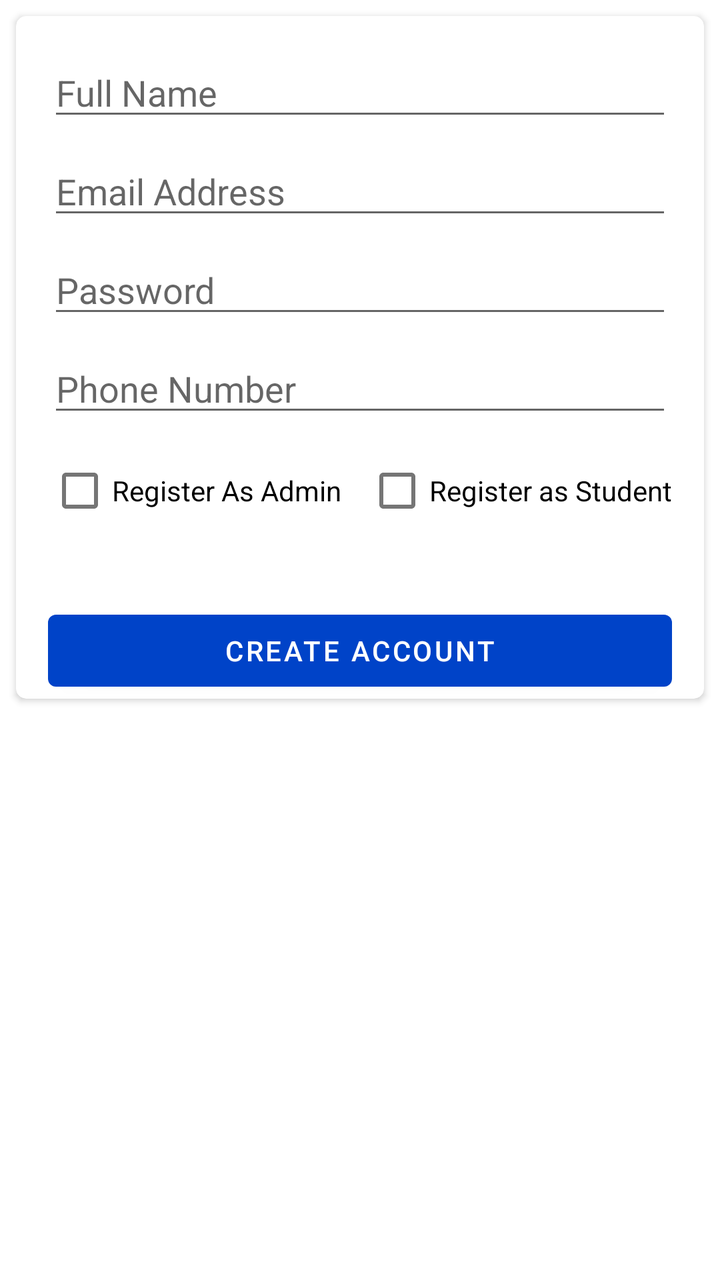
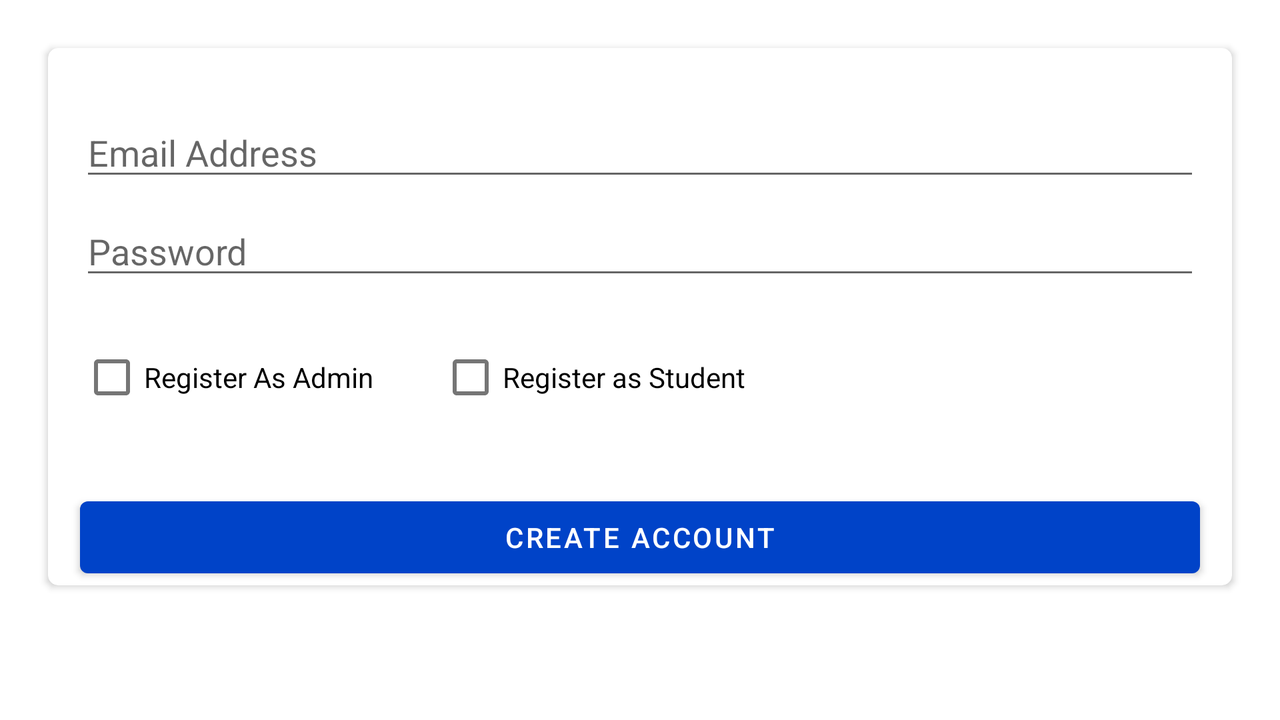

The same Android screen from two of the app's own layout files: first res/layout/ as a phone draws it, then the repository's variant for another configuration, drawn on a device whose configuration selects that folder. Both files follow.
<!-- AndroidManifest.xml: application theme Theme.SEP4_Android -->
<!-- res/layout/fragment_create_user.xml -->
<?xml version="1.0" encoding="utf-8"?>
<androidx.constraintlayout.widget.ConstraintLayout xmlns:android="http://schemas.android.com/apk/res/android"
    xmlns:app="http://schemas.android.com/apk/res-auto"
    xmlns:tools="http://schemas.android.com/tools"
    android:layout_width="match_parent"
    android:layout_height="match_parent"
    tools:context=".ui.createUser.CreateUserFragment">

    <androidx.cardview.widget.CardView
        android:layout_width="0dp"
        android:layout_height="wrap_content"
        android:layout_marginStart="8dp"
        android:layout_marginTop="8dp"
        android:layout_marginEnd="8dp"
        app:cardCornerRadius="5dp"
        app:layout_constraintEnd_toEndOf="parent"
        app:layout_constraintStart_toStartOf="parent"
        app:layout_constraintTop_toTopOf="parent">

        <androidx.constraintlayout.widget.ConstraintLayout
            android:layout_width="match_parent"
            android:layout_height="match_parent">

            <EditText
                android:id="@+id/registerName"
                android:layout_width="0dp"
                android:layout_height="wrap_content"
                android:layout_marginStart="16dp"
                android:layout_marginTop="16dp"
                android:layout_marginEnd="16dp"
                android:ems="10"
                android:hint="Full Name"
                android:inputType="textPersonName"
                app:layout_constraintEnd_toEndOf="parent"
                app:layout_constraintStart_toStartOf="parent"
                app:layout_constraintTop_toTopOf="parent" />

            <EditText
                android:id="@+id/registerEmail"
                android:layout_width="0dp"
                android:layout_height="wrap_content"
                android:layout_marginStart="16dp"
                android:layout_marginTop="8dp"
                android:layout_marginEnd="16dp"
                android:ems="10"
                android:hint="Email Address"
                android:inputType="textEmailAddress"
                app:layout_constraintEnd_toEndOf="parent"
                app:layout_constraintStart_toStartOf="parent"
                app:layout_constraintTop_toBottomOf="@+id/registerName" />

            <EditText
                android:id="@+id/registerPassword"
                android:layout_width="0dp"
                android:layout_height="wrap_content"
                android:layout_marginStart="16dp"
                android:layout_marginTop="8dp"
                android:layout_marginEnd="16dp"
                android:ems="10"
                android:hint="Password"
                android:inputType="textPassword"
                app:layout_constraintEnd_toEndOf="parent"
                app:layout_constraintStart_toStartOf="parent"
                app:layout_constraintTop_toBottomOf="@+id/registerEmail" />

            <EditText
                android:id="@+id/registerPhone"
                android:layout_width="0dp"
                android:layout_height="wrap_content"
                android:layout_marginStart="16dp"
                android:layout_marginTop="8dp"
                android:layout_marginEnd="16dp"
                android:ems="10"
                android:hint="Phone Number"
                android:inputType="phone"
                app:layout_constraintEnd_toEndOf="parent"
                app:layout_constraintStart_toStartOf="parent"
                app:layout_constraintTop_toBottomOf="@+id/registerPassword" />

            <CheckBox
                android:id="@+id/isTeacher"
                android:layout_width="wrap_content"
                android:layout_height="wrap_content"
                android:layout_marginStart="16dp"
                android:layout_marginTop="8dp"
                android:text="Register As Admin"
                app:layout_constraintStart_toStartOf="parent"
                app:layout_constraintTop_toBottomOf="@+id/registerPhone" />

            <CheckBox
                android:id="@+id/isStudent"
                android:layout_width="wrap_content"
                android:layout_height="wrap_content"
                android:layout_marginTop="8dp"
                android:layout_marginEnd="16dp"
                android:text="Register as Student"
                app:layout_constraintEnd_toEndOf="parent"
                app:layout_constraintHorizontal_bias="1.0"
                app:layout_constraintStart_toEndOf="@+id/isTeacher"
                app:layout_constraintTop_toBottomOf="@+id/registerPhone" />

            <Button
                android:id="@+id/registerBtn"
                android:layout_width="0dp"
                android:layout_height="wrap_content"
                android:layout_marginStart="16dp"
                android:layout_marginTop="32dp"
                android:layout_marginEnd="16dp"
                android:text="Create Account"
                app:layout_constraintEnd_toEndOf="parent"
                app:layout_constraintStart_toStartOf="parent"
                app:layout_constraintTop_toBottomOf="@+id/isStudent" />
        </androidx.constraintlayout.widget.ConstraintLayout>
    </androidx.cardview.widget.CardView>
</androidx.constraintlayout.widget.ConstraintLayout>
<!-- resources referenced by this layout -->
<resources>
  <style name="Theme.SEP4_Android" parent="Theme.MaterialComponents.DayNight.DarkActionBar">
          
          <item name="colorPrimary">@color/blue_200</item>
          <item name="colorPrimaryVariant">@color/purple_700</item>
          <item name="colorOnPrimary">@color/white</item>
          
          <item name="colorSecondary">@color/teal_200</item>
          <item name="colorSecondaryVariant">@color/teal_700</item>
          <item name="colorOnSecondary">@color/black</item>
          
          <item name="android:statusBarColor" tools:targetApi="l">?attr/colorPrimaryVariant</item>
          
      </style>
  <color name="blue_200">#0043C8</color>
  <color name="purple_700">#FF3700B3</color>
  <color name="white">#FFFFFFFF</color>
  <color name="teal_200">#FF03DAC5</color>
  <color name="teal_700">#FF018786</color>
  <color name="black">#FF000000</color>
</resources>
<!-- res/layout-land/fragment_create_user.xml (the repository's variant of the layout above) -->
<!-- drawn on the phone turned sideways -->
<?xml version="1.0" encoding="utf-8"?>
<androidx.constraintlayout.widget.ConstraintLayout xmlns:android="http://schemas.android.com/apk/res/android"
    xmlns:app="http://schemas.android.com/apk/res-auto"
    xmlns:tools="http://schemas.android.com/tools"
    android:layout_width="match_parent"
    android:layout_height="match_parent"
    tools:context=".ui.createUser.CreateUserFragment">

    <androidx.cardview.widget.CardView
        android:layout_width="0dp"
        android:layout_height="wrap_content"
        android:layout_marginStart="24dp"
        android:layout_marginTop="24dp"
        android:layout_marginEnd="24dp"
        app:cardCornerRadius="5dp"
        app:layout_constraintEnd_toEndOf="parent"
        app:layout_constraintStart_toStartOf="parent"
        app:layout_constraintTop_toTopOf="parent">

        <androidx.constraintlayout.widget.ConstraintLayout
            android:layout_width="match_parent"
            android:layout_height="match_parent">

            <EditText
                android:id="@+id/registerEmail"
                android:layout_width="0dp"
                android:layout_height="wrap_content"
                android:layout_marginStart="16dp"
                android:layout_marginEnd="16dp"
                android:ems="10"
                android:hint="Email Address"
                android:inputType="textEmailAddress"
                app:layout_constraintEnd_toEndOf="parent"
                app:layout_constraintStart_toStartOf="parent"
                android:layout_marginTop="30dp"
                app:layout_constraintTop_toTopOf="parent" />

            <EditText
                android:id="@+id/registerPassword"
                android:layout_width="0dp"
                android:layout_height="wrap_content"
                android:layout_marginStart="16dp"
                android:layout_marginTop="8dp"
                android:layout_marginEnd="16dp"
                android:ems="10"
                android:hint="Password"
                android:inputType="textPassword"
                app:layout_constraintEnd_toEndOf="parent"
                app:layout_constraintStart_toStartOf="parent"
                app:layout_constraintTop_toBottomOf="@+id/registerEmail" />

            <CheckBox
                android:id="@+id/isAdmin"
                android:layout_width="wrap_content"
                android:layout_height="wrap_content"
                android:layout_marginStart="16dp"
                android:text="Register As Admin"
                android:layout_marginTop="20dp"
                app:layout_constraintStart_toStartOf="parent"
                app:layout_constraintTop_toBottomOf="@+id/registerPassword" />

            <CheckBox
                android:id="@+id/isStudent"
                android:layout_width="wrap_content"
                android:layout_height="wrap_content"
                android:layout_marginTop="20dp"
                android:layout_marginEnd="16dp"
                android:text="Register as Student"

                app:layout_constraintEnd_toEndOf="parent"
                app:layout_constraintHorizontal_bias="0.126"
                app:layout_constraintStart_toEndOf="@+id/isAdmin"
                app:layout_constraintTop_toBottomOf="@+id/registerPassword" />

            <Button
                android:id="@+id/registerBtn"
                android:layout_width="0dp"
                android:layout_height="wrap_content"
                android:layout_marginStart="16dp"
                android:layout_marginTop="32dp"
                android:layout_marginEnd="16dp"
                android:text="Create Account"
                app:layout_constraintEnd_toEndOf="parent"
                app:layout_constraintStart_toStartOf="parent"
                app:layout_constraintTop_toBottomOf="@+id/isStudent" />
        </androidx.constraintlayout.widget.ConstraintLayout>
    </androidx.cardview.widget.CardView>
</androidx.constraintlayout.widget.ConstraintLayout>
